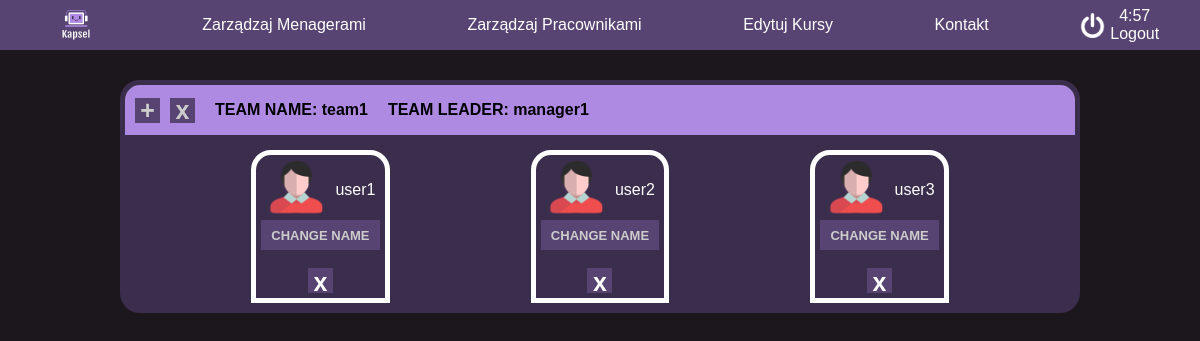
Before: /manageUsers (signed in) with the older database file.
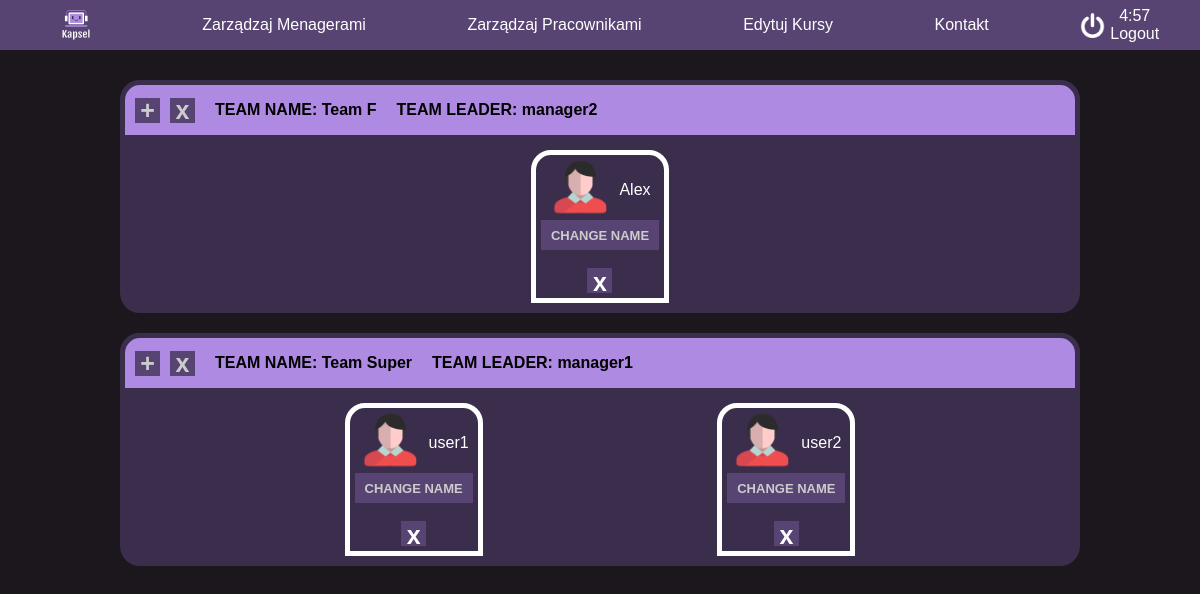
After: the same page with the newer database file.
### tables this page shows
CREATE TABLE "users"
(
    id       integer
        primary key autoincrement,
    username text,
    role     text,
    password text,
    team_id  integer
);

CREATE TABLE teams
(
    id         integer
        constraint teams_pk
            primary key autoincrement,
    name       text,
    manager_id integer
);

### app.py (the view)
@app.route('/manageUsers')
def manage_users():
    session["localization"] = "manage_users"
    if not session.get("username"):
        return redirect("/login")
    if session.get("role") != 'manager' and session.get("role") != 'admin':
        abort(403)
    cursor.execute("SELECT username, team_id, id FROM users WHERE role=='user'")
    users = cursor.fetchall()
    teams = []
    cursor.execute("SELECT name, team_id FROM teams INNER JOIN users on teams.id=users.team_id WHERE role=='user'")
    teams = cursor.fetchall()
    cursor.execute("SELECT username, teams.id FROM users INNER JOIN teams on users.id=manager_id WHERE role=='manager'")
    managers = cursor.fetchall()
    teams2 = set(teams)
    teams = list(teams2)
    return render_template('manageUsers.html', users=users, teams=teams, managers=managers, role=session.get("role"))

### templates/manageUsers.html (shortened to what this page needs)
<!DOCTYPE html>
<html lang="pl-PL">
<head id="ctl00_Head1">
    <link rel="stylesheet" href="/static/style/style.css">
    <link rel="stylesheet" href="/static/style/nav.css">
    <link rel="stylesheet" href="/static/style/manageUsers.css">
</head>
<body class="CacheDetailsPage">
    {% include 'navbar.html' %}
    <div id="content">
        {% for i in teams %}
        <div class="teamContainer">
            {% for j in managers %}
            {% if i[1] == j[1] %}
                <div class="teamNav">
                    <button id="addUser" ><p class="plas">+</p></button>
                    <button id="deleteTeam" onclick="dump({{j[1]}})"><p class="plas">x</p></button>
                    <p>TEAM NAME: {{ i[0] }}</p>
                    <p>TEAM LEADER: {{ j[0] }}</p>
                </div>
                {% endif %}
            {% endfor %}
            <div class="teamContent">
                {% for j in users %}
                    {% if i[1]==j[1] %}
                    <div class="teamUser">
                        <div class="teamUserNav">
                        <div class="teamUserIcon"></div>
                            <div class="teamUserP"><p class="teamUserP">{{j[0]}}</p></div>
                            </div>
                        <p id="changeName" class="plas">CHANGE NAME</p>
                        <br>
                       <button id="deleteUser" ><a href="{{ url_for('deleteUser', user_id=j[2]) }}"><p class="plas">x</p></a></button>
                    </div>
                    {% endif %}
                {% endfor %}
            </div>
        </div>
        {% endfor %}
    </div>
</body>
</html>

Changed rows visible on the page:
removed users: username "user3"
added users: username "Alex"
now on this page (row unchanged): users: username "manager2"
added teams: name "Team F"
changed teams: name "team1" → "Team Super"
